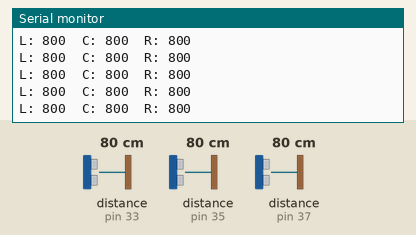
A sketch run on a simulated Arduino Mega 2560, built with avr-gcc and run on an emulated ATmega2560. Shown: the last lines printed to the serial monitor. The test bench sets the inputs (shaded band); at power-on: distance to the obstacle (sensors on pin 33, pin 35, pin 37) 80 cm.

Above: at 1.2 s.
1.3 s: distance to the obstacle (sensor on pin 33) set to 2 cm
At 1.41 s:
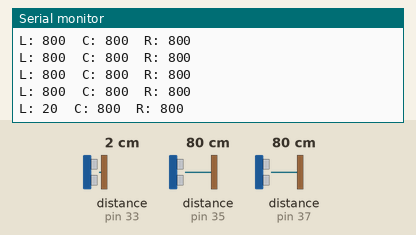
2.8 s: distance to the obstacle (sensor on pin 35) set to 2 cm
At 2.81 s:
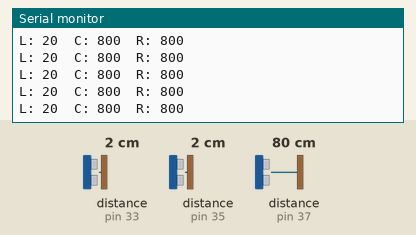
5.8 s: distance to the obstacle (sensor on pin 37) set to 120 cm
At 5.8 s:
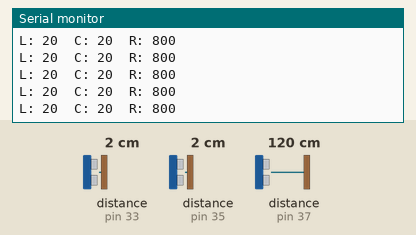
8.8 s: distance to the obstacle (sensor on pin 37) set to 250 cm
At 8.8 s:
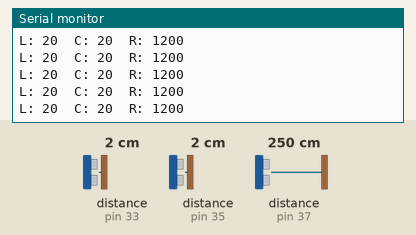
11.8 s: distance to the obstacle (sensor on pin 33) set to 4 cm
At 11.8 s:
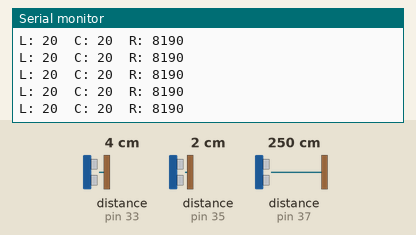
14.8 s: distance to the obstacle (sensor on pin 35) set to 4 cm
At 14.8 s:
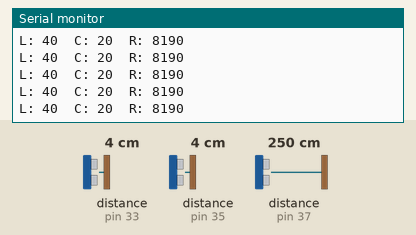
Timing chart, 0 to 17.3 s (numbered marks = the images above; inputs shaded):
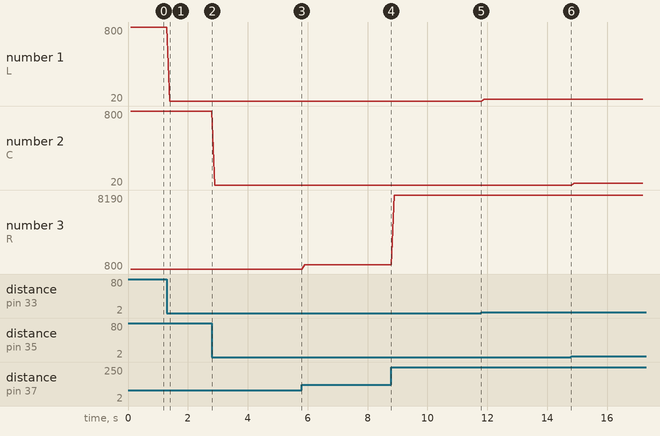

The sketch:

TESTE-SENSOR-DIST.ino
```cpp
#include <VL53L0X.h>    //sensores de distância
#include <Wire.h>       //Auxiliar dos sensores

//Bibliotecas internas
#include "config.h"

VL53L0X sensorL;  //Sensor da esquerda
VL53L0X sensorC;  //Sensor da frente
VL53L0X sensorR;  //Sensor da direita

//Variáveis que vão receber os valores lidos dos pinos dos sensores
int distL;  //Valor lido pelo sensor da esquerda
int distC;  //Valor lido pelo sensor da frente
int distR;  //Valor lido pelo sensor da direita

void setup(){

  Serial.begin(115200);

  //Iniciando o endereçamento dos sensores
  Wire.begin();

  pinMode(SDIST_L, OUTPUT);
  pinMode(SDIST_C, OUTPUT);
  pinMode(SDIST_R, OUTPUT);

  digitalWrite(SDIST_L, LOW);
  digitalWrite(SDIST_C, LOW);
  digitalWrite(SDIST_R, LOW);

  pinMode(SDIST_L, INPUT);
  sensorL.init(true);
  sensorL.setAddress((uint8_t)0x21); //endereço do sensor da esquerda

  pinMode(SDIST_C, INPUT);
  sensorC.init(true);
  sensorC.setAddress((uint8_t)0x23); //endereço do sensor da frente

  pinMode(SDIST_R, INPUT);
  sensorR.init(true);
  sensorR.setAddress((uint8_t)0x25); //endereço do sensor da direita

  sensorL.setTimeout(100);
  sensorC.setTimeout(100);
  sensorR.setTimeout(100);
}

void loop() {
  //Armazena os valores lidos nas respectivas variáveis
  distL = sensorL.readRangeSingleMillimeters();
  distC = sensorC.readRangeSingleMillimeters();
  distR = sensorR.readRangeSingleMillimeters();

  // Mostra o valor de cada sensor na tela e a decisão escolhida
  Serial.print("L: ");
  Serial.print(distL);
  Serial.print("\t");
  Serial.print("C: ");
  Serial.print(distC);
  Serial.print("\t");
  Serial.print("R: ");
  Serial.print(distR);
  Serial.println("\t\t");

}
```

config.h
```cpp
#include <Arduino.h>

//motors (left, right)
#define MOTOR_L 16
#define MOTOR_R 17

//TODO: Definir sensor left, middle, right
//Distance sensors (left, middle, right)
#define SDIST_L 23
#define SDIST_C 19
#define SDIST_R 18

//Border sensors (left, right)
#define SBORDER_L 34
#define SBORDER_R 39

//JUDGE CONTROLLER
#define JCONTROLLER 4

// TODO: Defenir melhor SCL e SCA
//SCL, SDA FOR DISTANCE SENSORS
#define SCL_SDIST 22
#define SDA_SDIST 21

//Backup analogs pins
#define ANALOG_1 25
#define ANALOG_2 26
#define ANALOG_3 32
#define ANALOG_4 33
```

Measured:
- after the input at 1.3 s, the serial monitor: prints a new line after 0.10 s (image 1)
- plotted number 1: 800 → 20 after the input at 1.3 s, 20 → 40 after the input at 11.8 s
- plotted number 3: 800 → 1200 after the input at 5.8 s, 1200 → 8190 after the input at 8.8 s
